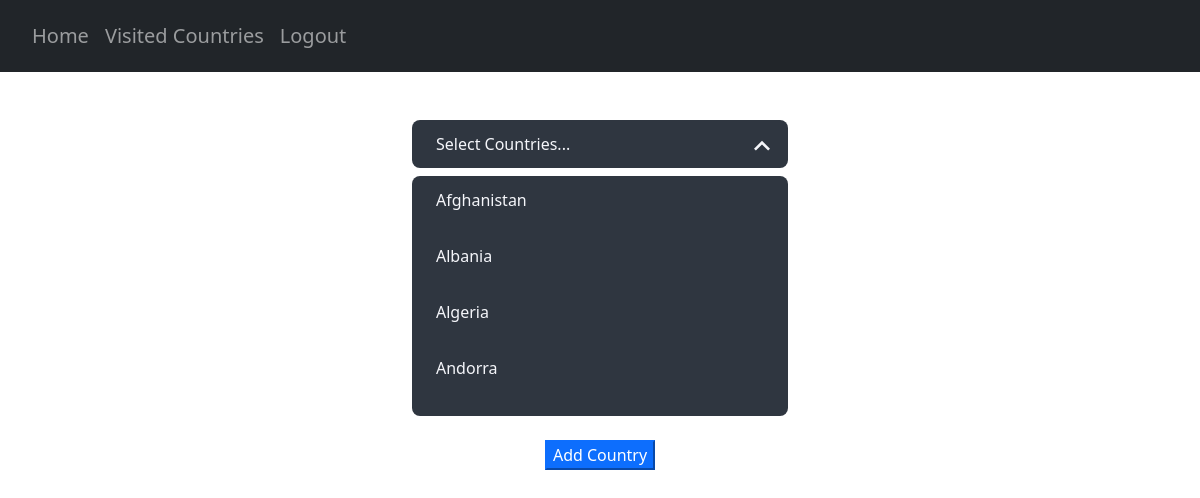
The page /countries (signed in) on the database its author committed.
### website/models.py (models this page shows)
class Country(db.Model):
    country_code = db.Column(db.String(3), primary_key=True)
    country_name = db.Column(db.String(150), unique=True)

### website/views.py (the view)
@views.route('/countries', methods=['GET', 'POST'])
@login_required
def countries():
    countries = Country.query.all()
    countriess = []
    for country in countries:
        countriess.append({country.country_code: country.country_name})
    print(countriess)
    return render_template("countries.html", user=current_user, countries=countriess)

### website/__init__.py (called while the page is built)
def create_app():
    app = Flask(__name__)
    app.config['SECRET_KEY'] = 'pog'
    app.config['SQLALCHEMY_DATABASE_URI'] = f'sqlite:///{DB_NAME}'
    db.init_app(app)
    from .views import views
    from .auth import auth
    app.register_blueprint(views, url_prefix='/')
    app.register_blueprint(auth, url_prefix='/')
    from .models import User, Country, UserCountry, Safety, Cost, CulturalValue, CovidRestrictions
    create_database(app)
    login_manager = LoginManager()
    login_manager.login_view = 'auth.login'
    login_manager.init_app(app)
    @login_manager.user_loader
    def load_user(id):
        return User.query.get(int(id))
    return app

### website/templates/countries.html (shortened to what this page needs)
{% extends "base.html" %} {% block title %}Your Countries{% endblock %}
{% block countriespage %}
<div class="container select-box pt-5">
    <div class="options-container active">
        {% for country in countries %}
            {% for countryCode, countryName in country.items() %}
            <div class="option">
                <label for="{{ countryCode }}">{{ countryName }}</label>
            </div>
            {% endfor %}
        {% endfor %}
    </div>
    <div id="selectedCountry" class="selected">
        Select Countries...
    </div>
</div>
<div class="container pt-4 pb-1" align="center">
    <button type="submit" class="bte btn-primary addCountryButton">Add Country</button>
</div>
<div class="container pt-5">
</div>
{% endblock %}

### website/static/extra.css (style rules this page uses)
.select-box { display: flex; width: 400px; flex-direction: column; }
.select-box .options-container { background: #2f3640; color: #f5f6fa; max-height: 0; width: 100%; opacity: 0; transition: all 0.4s; border-radius: 8px; overflow: hidden; order: 1; }
.selected { background: #2f3640; border-radius: 8px; margin-bottom: 8px; color: #f5f6fa; position: relative; order: 0; }
.selected::after { content: ""; background: url("arrow-down.svg"); background-size: contain; background-repeat: no-repeat; position: absolute; height: 100%; width: 32px; right: 10px; top: 5px; transition: all 0.4s; }
.select-box .options-container.active { max-height: 240px; opacity: 1; overflow-y: scroll; }
.select-box .options-container.active + .selected::after { transform: rotateX(180deg); top: -6px; }
.select-box .option, .selected { padding: 12px 24px; cursor: pointer; }
.select-box label { cursor: pointer; }

### rows shown on the page
Country: country_name "Afghanistan"
Country: country_name "Albania"
Country: country_name "Algeria"
Country: country_name "Andorra"
